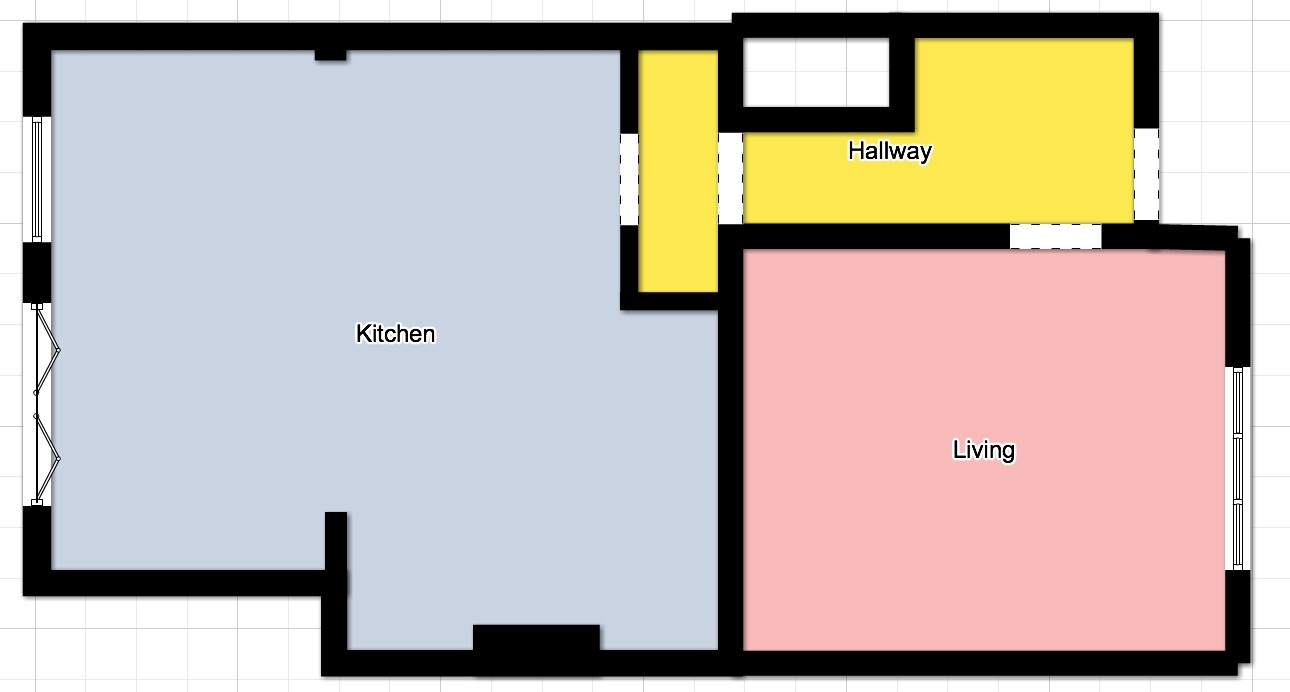
#> input picture configuration/floorplan1.jpg, 1290 x 692 px, found by its file name
$ python floor_plan_feature_extraction.py   (Python 2 division)
#> lines starting #> are read from the running program, lines starting #| are printed output that depends on the picture; after the words box and inside, x2 and y2 are one past the last pixel; in counts of white or black regions, pixels touching at a corner belong together
#!/usr/bin/env python


import json

import cv2
import numpy as np


img = cv2.imread('/Users/jim/Dropbox/Documents/Msc/Thesis/A4/Infrared-IPS/configuration/floorplan1.jpg')
#> img is the input picture: shape (692, 1290, 3); mean B, G, R 178.4, 185.3, 196.5

#Create blank image with white background

#CV2 works topleft (0,0) need to flip to define co-ordinates in line with other geometry and geographic mapping co-ords
img = cv2.flip(img,flipCode=0)
blankimg = np.zeros(img.shape).astype('uint8')
blankimg = 255-blankimg
#image scale is 1 pixel per cm
SCALE = 100

# Define Rooms as Bounding Boxes

# It is possible to identify the Hall, Kitchen and Living room seperately using the Saturation peaks
# [10,50], [50,100], [150,200] however using 0 gives good approximation for rooms.
# decided to use colours of rooms to seperate and create polygons for each room in-order to comply with GeoJSON
# meta information about the room including BGR colour for floor background
room_colour_filter = {'kitchen':(226,211,202), 'hall':(79,233,252), 'livingRoom':(186,187,248)}

# References
# To create floor plan
# http://floorplanner.com/projects/21421335-open-plan/edit#assets
# To process image
# http://www.shervinemami.info/blobs.html
# http://opencvpython.blogspot.co.uk/2013/01/contours-5-hierarchy.html
# geojson is used to store the polygons - http://geojsonlint.com


#kernel uses to dilate the extracted images allows joining of hall elements which are split by wall
kernel = np.ones((50,50),'uint8')

#create dictionary for room information

# Extract polygons for each room in plan
rooms = {}
for k,v in room_colour_filter.items():
    thresh = cv2.inRange(img,v,v)
    # manipulate image to improve edge detection
    thresh = cv2.dilate(thresh,kernel)
    thresh = cv2.blur(thresh,(10,10))

    #Get contours for room; Only get external contours
    contours,hierarchy = cv2.findContours(thresh,cv2.RETR_EXTERNAL,cv2.CHAIN_APPROX_SIMPLE)

    # there should only be 1
    for a, cnt in enumerate(contours):
        area = cv2.contourArea(cnt)
        x,y,w,h = cv2.boundingRect(cnt)
        approx = cv2.approxPolyDP(cnt,10,True)
        rooms[k]= {'bbox':[x,y,w,h],'cnt':approx.tolist(),'area':area,'colour':v}
        #draw on blank image for demonstration purposes
        cv2.drawContours(blankimg,[cnt],-1,v,-1)
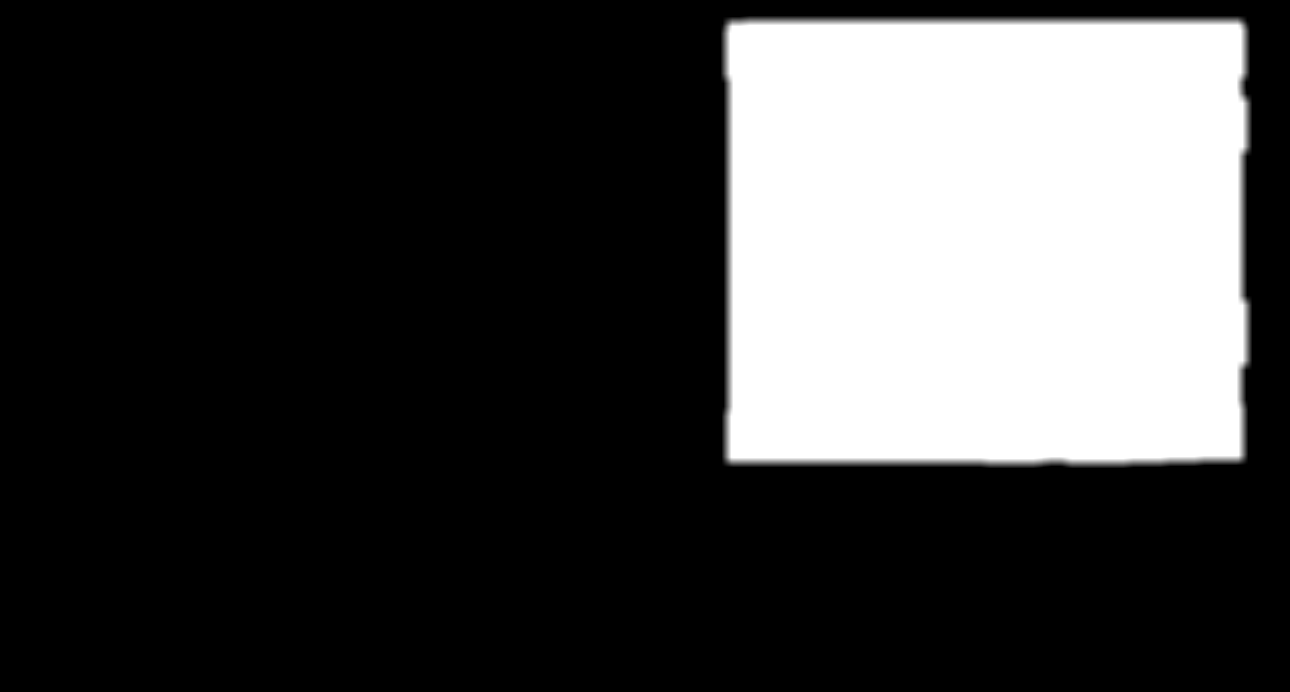
#> thresh: shape (692, 1290); min 0, max 255, mean 65.2
#> after the loop, rooms = 3 items

# Extract walls - for this we just need the black walls - inverted to search for white lines
gray=cv2.cvtColor(img,cv2.COLOR_BGR2GRAY)
gray = 255-gray
gray=cv2.threshold(gray,254,255,cv2.THRESH_BINARY)[1]
#> gray: shape (692, 1290); 11% white; 699 white regions (664 under 20 px)
gray=cv2.blur(gray,(5,5))
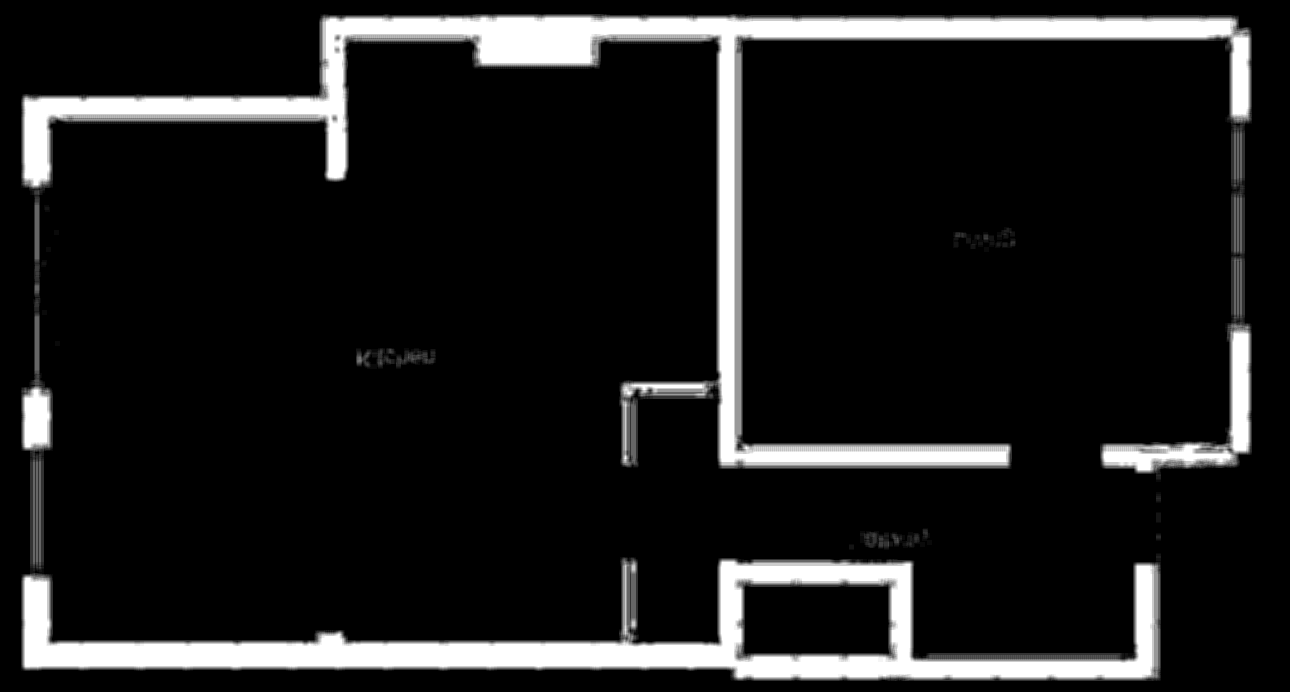
#> gray: shape (692, 1290); min 0, max 255, mean 28
contours,hierarchy = cv2.findContours(gray,cv2.RETR_TREE ,cv2.CHAIN_APPROX_SIMPLE)
#> contours = 27 contours, 12 with area under 20; largest, box (x1, y1, x2, y2) and area: (21, 14, 1252, 681) 134680, (744, 586, 890, 654) 9648, (356, 348, 436, 369) 1148, (860, 531, 925, 550) 744, (953, 232, 1016, 252) 490

walls = []
for a, cnt in enumerate(contours):
    area = cv2.contourArea(cnt)
    if area > 20000: # Trial and error shows wall is
        approx = cv2.approxPolyDP(cnt,10,True)
        cv2.drawContours(img,[approx],-1,(0,0,255),1)
        cv2.drawContours(blankimg,[approx],-1,(0,0,0),-1)
        x,y,w,h = cv2.boundingRect(cnt)
        print approx.shape
        walls.append({'bbox':[x,y,w,h],'cnt':approx.tolist(),'area':area,'colour':[0,0,0]})
#> this loop made 27 passes
#> (area, x, y, w, h) on pass 20: (134679.5, 21, 14, 1231, 667)
#> area on passes 3, 4, 7, 8, 9, 13: 743.5, 82, 1147.5, 55, 33, 27
#| (52, 1, 2)
#> blankimg: shape (692, 1290, 3); mean B, G, R 170.1, 178.6, 190.2
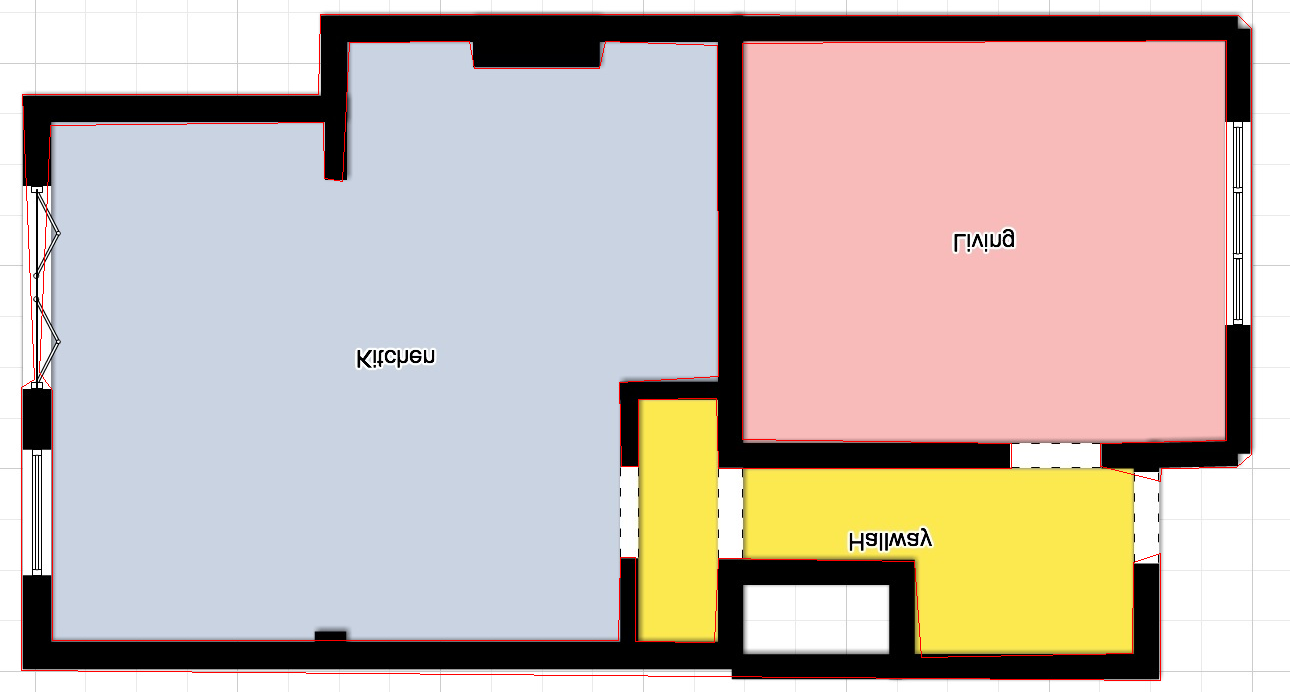
#> img: shape (692, 1290, 3); mean B, G, R 177, 183.8, 197.6
#> after the loop, walls = 1 item

for room in rooms.values():
     x,y,w,h = room['bbox']
     cv2.rectangle(img,(x,y),(x+w,y+h),(0,128,0),1)
     cv2.drawContours(img,[np.array(room['cnt'])],-1,room['colour'],2)
#> this loop made 3 passes
#> (x, y, w, h) on passes 1 to 3: (29, 17, 713, 649), (617, 375, 542, 303), (721, 16, 531, 452)
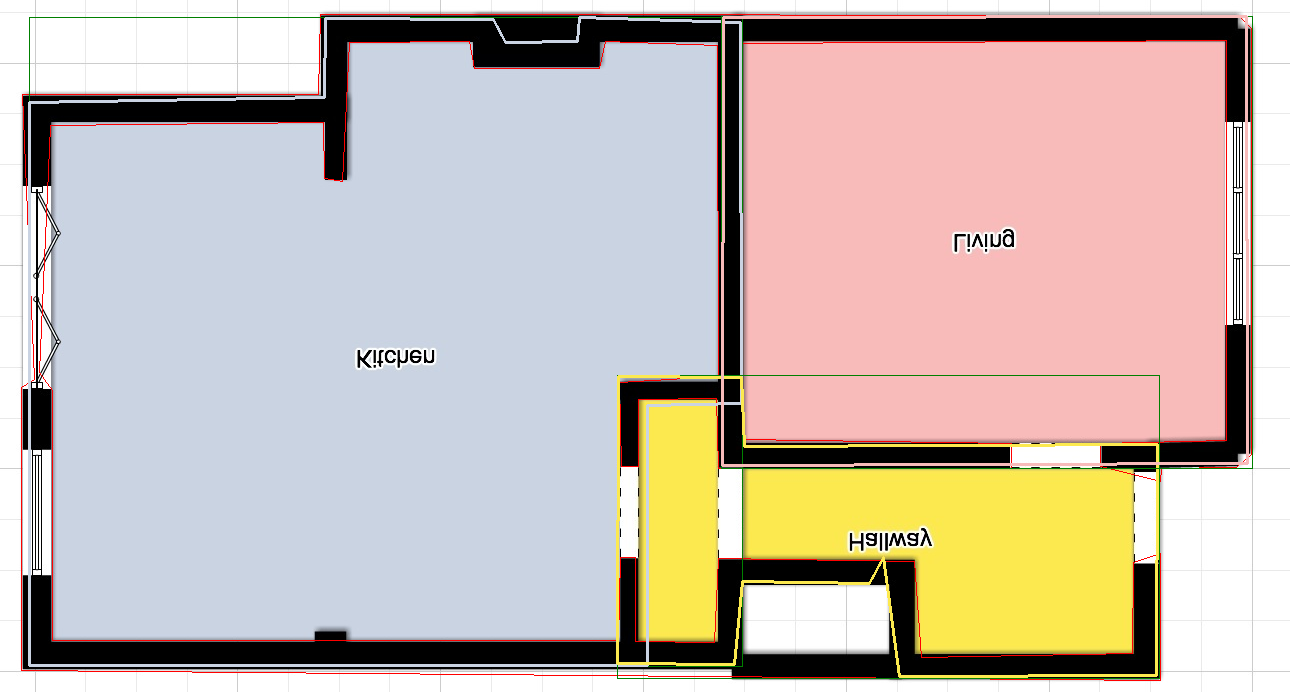
#> img: shape (692, 1290, 3); 2.59% of pixels changed, all inside (x1, y1, x2, y2) = (28, 15, 1253, 679)
     #cv2.polylines(img,np.array([[x[0] for x in room['cnt']]]),True,(0,255,0),4)

map_objects = {'type':'FeatureCollection','features':[],'properties': {'scale':SCALE,'name':'IPS Example Floor Plan',
'srcImage':'/Users/jim/Dropbox/Documents/Msc/Thesis/A4/Infrared-IPS/location_rules_engine/utilities/floor_plan/floorplan1.jpg','imageSize':list(img.shape),
'position':{'x':517910,'y':204101,'heading':-21.50,'referenceFrame':'eastingNorthing'}}}

for wall in walls:
    x,y,w,h = wall['bbox']
    bbox = [x,y,x+w,h+y]
    map_objects['features'].append({ 'type': 'Feature', 'geometry': { 'type': 'Polygon', 'coordinates': [[x[0] for x in wall['cnt']]] }, 'properties': { 'name':
    'walls','level':0,'geomType':'wall','accessible':False,'colour':(0,0,0)},'bbox':bbox })
#> this loop made 1 pass
#> (x, y, w, h, bbox) on pass 1: (21, 14, 1231, 667, [21, 14, 1252, 681])


for key,room in rooms.items():
    x,y,w,h = room['bbox']
    bbox = [x,y,x+w,h+y]
    map_objects['features'].append(
      { 'type': 'Feature', 'geometry': { 'type': 'Polygon', 'coordinates': [[x[0] for x in room['cnt']]]
 }, 'properties': { 'name': key ,
 'level':0,'geomType':'floor','accessible':True,'colour':room['colour']},'bbox':bbox }
    )
#> this loop made 3 passes
#> (key, x, y, w, h, bbox) on passes 1 to 3: ('kitchen', 29, 17, 713, 649, [29, 17, 742, 666]), ('hall', 617, 375, 542, 303, [617, 375, 1159, 678]), ('livingRoom', 721, 16, 531, 452, [721, 16, 1252, 468])

#map_objects = {'scale':SCALE,'floors':[{'floor':'ground_floor','rooms':rooms,'walls':walls}]}
#print map_objects
temp_file = open('/Users/jim/Dropbox/Documents/Msc/Thesis/A4/Infrared-IPS/configuration/floorplan_demo.json','wb')
#> (the run stopped early here; a loop or call above may not have finished)
